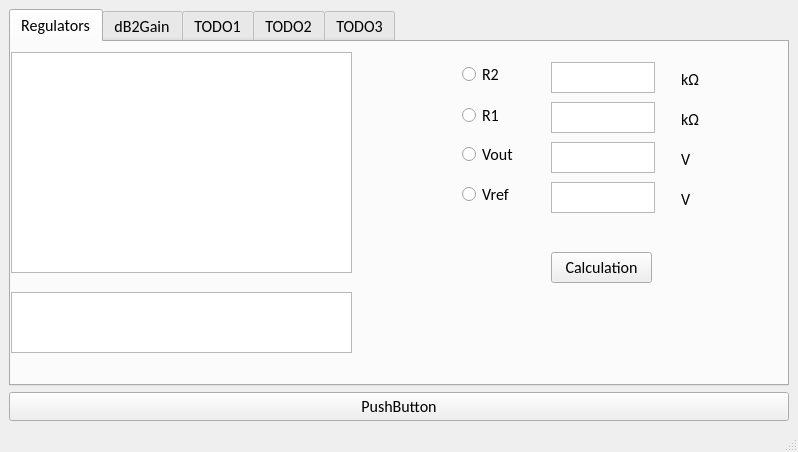
<?xml version="1.0" encoding="UTF-8"?>
<ui version="4.0">
 <class>MainWindow</class>
 <widget class="QMainWindow" name="MainWindow">
  <property name="geometry">
   <rect>
    <x>0</x>
    <y>0</y>
    <width>798</width>
    <height>452</height>
   </rect>
  </property>
  <property name="windowTitle">
   <string>MainWindow</string>
  </property>
  <widget class="QWidget" name="centralwidget">
   <layout class="QVBoxLayout" name="verticalLayout_2">
    <item>
     <layout class="QVBoxLayout" name="verticalLayout">
      <item>
       <widget class="QTabWidget" name="tabWidget">
        <property name="font">
         <font>
          <family>Calibri</family>
          <pointsize>12</pointsize>
         </font>
        </property>
        <property name="currentIndex">
         <number>0</number>
        </property>
        <widget class="QWidget" name="tab">
         <attribute name="title">
          <string>Regulators</string>
         </attribute>
         <widget class="QPlainTextEdit" name="plainTextEdit">
          <property name="geometry">
           <rect>
            <x>0</x>
            <y>10</y>
            <width>341</width>
            <height>221</height>
           </rect>
          </property>
         </widget>
         <widget class="QPlainTextEdit" name="plainTextEdit_2">
          <property name="geometry">
           <rect>
            <x>0</x>
            <y>250</y>
            <width>341</width>
            <height>61</height>
           </rect>
          </property>
         </widget>
         <widget class="QRadioButton" name="radioButton">
          <property name="geometry">
           <rect>
            <x>451</x>
            <y>61</y>
            <width>40</width>
            <height>24</height>
           </rect>
          </property>
          <property name="text">
           <string>R1</string>
          </property>
         </widget>
         <widget class="QRadioButton" name="radioButton_2">
          <property name="geometry">
           <rect>
            <x>451</x>
            <y>20</y>
            <width>40</width>
            <height>24</height>
           </rect>
          </property>
          <property name="text">
           <string>R2</string>
          </property>
         </widget>
         <widget class="QRadioButton" name="radioButton_3">
          <property name="geometry">
           <rect>
            <x>451</x>
            <y>100</y>
            <width>54</width>
            <height>24</height>
           </rect>
          </property>
          <property name="text">
           <string>Vout</string>
          </property>
         </widget>
         <widget class="QRadioButton" name="radioButton_4">
          <property name="geometry">
           <rect>
            <x>451</x>
            <y>140</y>
            <width>50</width>
            <height>24</height>
           </rect>
          </property>
          <property name="text">
           <string>Vref</string>
          </property>
         </widget>
         <widget class="QPushButton" name="pushButton_2">
          <property name="geometry">
           <rect>
            <x>540</x>
            <y>210</y>
            <width>101</width>
            <height>31</height>
           </rect>
          </property>
          <property name="text">
           <string>Calculation</string>
          </property>
         </widget>
         <widget class="QTextEdit" name="textEdit">
          <property name="geometry">
           <rect>
            <x>540</x>
            <y>20</y>
            <width>104</width>
            <height>31</height>
           </rect>
          </property>
         </widget>
         <widget class="QTextEdit" name="textEdit_2">
          <property name="geometry">
           <rect>
            <x>540</x>
            <y>60</y>
            <width>104</width>
            <height>31</height>
           </rect>
          </property>
         </widget>
         <widget class="QTextEdit" name="textEdit_3">
          <property name="geometry">
           <rect>
            <x>540</x>
            <y>100</y>
            <width>104</width>
            <height>31</height>
           </rect>
          </property>
         </widget>
         <widget class="QTextEdit" name="textEdit_4">
          <property name="geometry">
           <rect>
            <x>540</x>
            <y>140</y>
            <width>104</width>
            <height>31</height>
           </rect>
          </property>
         </widget>
         <widget class="QLabel" name="label">
          <property name="geometry">
           <rect>
            <x>670</x>
            <y>30</y>
            <width>47</width>
            <height>14</height>
           </rect>
          </property>
          <property name="text">
           <string>kΩ</string>
          </property>
         </widget>
         <widget class="QLabel" name="label_2">
          <property name="geometry">
           <rect>
            <x>670</x>
            <y>70</y>
            <width>47</width>
            <height>14</height>
           </rect>
          </property>
          <property name="text">
           <string>kΩ</string>
          </property>
         </widget>
         <widget class="QLabel" name="label_3">
          <property name="geometry">
           <rect>
            <x>670</x>
            <y>110</y>
            <width>47</width>
            <height>14</height>
           </rect>
          </property>
          <property name="text">
           <string>V</string>
          </property>
         </widget>
         <widget class="QLabel" name="label_4">
          <property name="geometry">
           <rect>
            <x>670</x>
            <y>150</y>
            <width>47</width>
            <height>14</height>
           </rect>
          </property>
          <property name="text">
           <string>V</string>
          </property>
         </widget>
        </widget>
        <widget class="QWidget" name="tab_2">
         <attribute name="title">
          <string>dB2Gain</string>
         </attribute>
        </widget>
        <widget class="QWidget" name="tab_3">
         <attribute name="title">
          <string>TODO1</string>
         </attribute>
        </widget>
        <widget class="QWidget" name="tab_4">
         <attribute name="title">
          <string>TODO2</string>
         </attribute>
        </widget>
        <widget class="QWidget" name="tab_5">
         <attribute name="title">
          <string>TODO3</string>
         </attribute>
        </widget>
       </widget>
      </item>
      <item>
       <widget class="QPushButton" name="pushButton">
        <property name="font">
         <font>
          <family>Calibri</family>
          <pointsize>12</pointsize>
         </font>
        </property>
        <property name="text">
         <string>PushButton</string>
        </property>
       </widget>
      </item>
     </layout>
    </item>
   </layout>
  </widget>
  <widget class="QMenuBar" name="menubar">
   <property name="geometry">
    <rect>
     <x>0</x>
     <y>0</y>
     <width>798</width>
     <height>22</height>
    </rect>
   </property>
  </widget>
  <widget class="QStatusBar" name="statusbar"/>
 </widget>
 <resources/>
 <connections/>
</ui>
